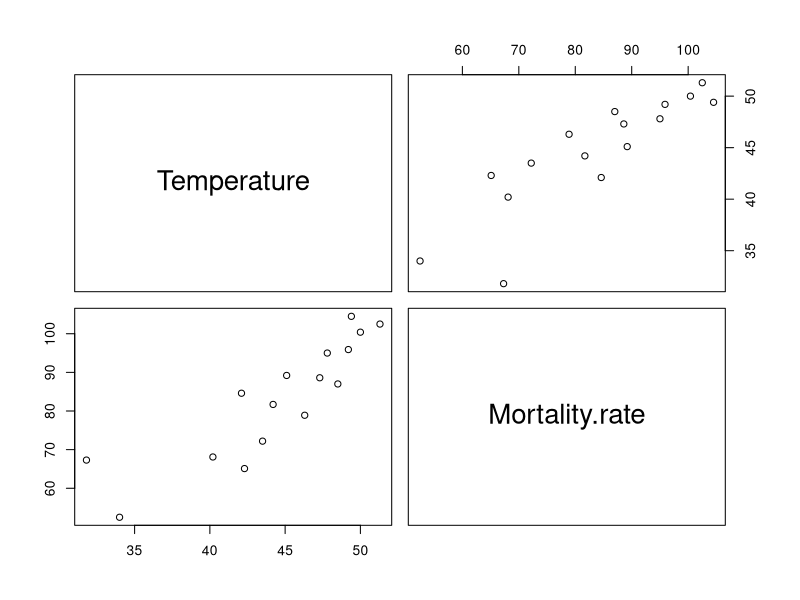
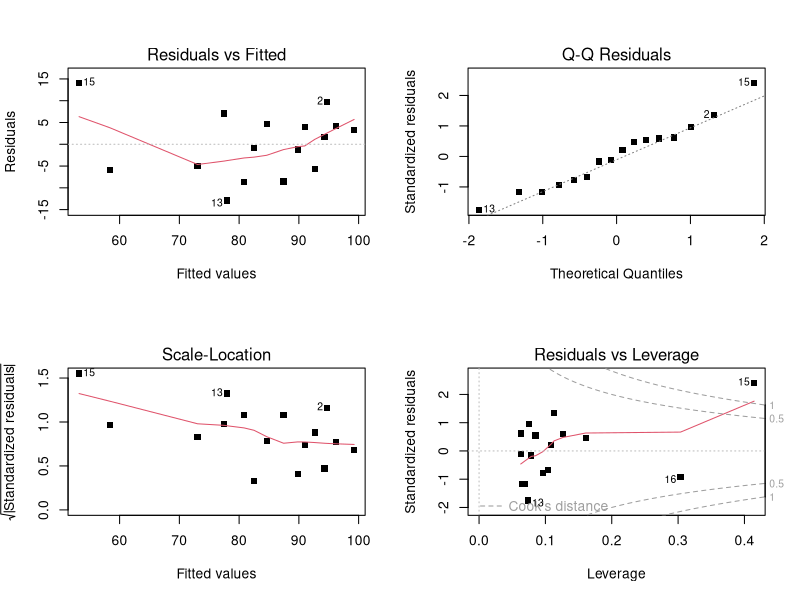

Source code (R) for these figures, in order:
#INTD 8065 Data Analysis for Cancer Research
##Homework #6

#1. Plot the data

Mortality.rate <- c(102.5,104.5,100.4,95.9,87.0,95.0,88.6,89.2,78.9,84.6,81.7,
                    72.2,65.1,68.1,67.3,52.5)
Temperature <- c(51.3,49.4,50.0,49.2,48.5,47.8,47.3,45.1,46.3,42.1,44.2,43.5,
                 42.3,40.2,31.8,34.0)
tempMortality <- data.frame(Temperature,Mortality.rate)
pairs(tempMortality)
cor(tempMortality)

#2. Fit the regression

morTemp.lm1 <- lm(Mortality.rate~Temperature, data = tempMortality)
names(morTemp.lm1)
coef(morTemp.lm1)

#3. Which parameter estimates are significant?

summary(morTemp.lm1)

#4. How much of the variance is explained by the regression?

morTemp.lm0 = lm(Mortality.rate ~ 1, data=tempMortality)
summary(morTemp.lm0)
anova(morTemp.lm0,morTemp.lm1)

#5. Plot the residuals. What is your diagnostics? 

par(mfrow=c(2,2))
plot(morTemp.lm1,pch=15)

#6. Find the confidence intervals of the regression line for the following 
#   values of T:  35,40,45,50

temp <- c(35,40,45,50)
names(temp)<- c(35,40,45,50) 

#We will work with a "mean" of tempMortality
with(tempMortality,c(mean(Temperature),mean(Mortality.rate)))

# Confidence interval for mean of tempMortality

predict(morTemp.lm1,data.frame(Temperature = temp,
                 Mortality.rate = 83.34375),interval="confidence")

#7. Find the prediction interval of the regression line for the same values of 
#   previous question.

predict(morTemp.lm1,data.frame(Temperature = temp,
                 Mortality.rate = 83.34375),interval="prediction")

#8. What is your overall conclusion? 

